Frame 1 (no input): blank canvas, image omitted
Frame 60 (the mouse pressed at the canvas centre just before this capture): blank canvas, image omitted
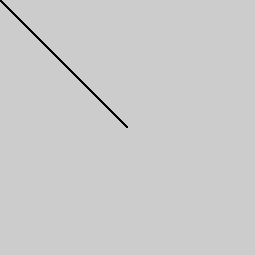
Frame 120 (the mouse held since frame 60 and released just before this capture)

The Processing sketch whose frames 1 and 60 were blank and that drew this single picture after the mouse press (run headless with seeded random() and noise(); from frame 60 on, the mouse is pressed at the canvas centre):

// Processing sketch: processing_79805
// ── processing_79805.pde

void setup(){
  size(255,255);
  smooth();
}
int r=255,g=255,b=255;
void draw(){
  triangle(0,0,mouseX,mouseY,mouseY,mouseX);
  fill(r-mouseX,g,b-mouseY);
}
  
